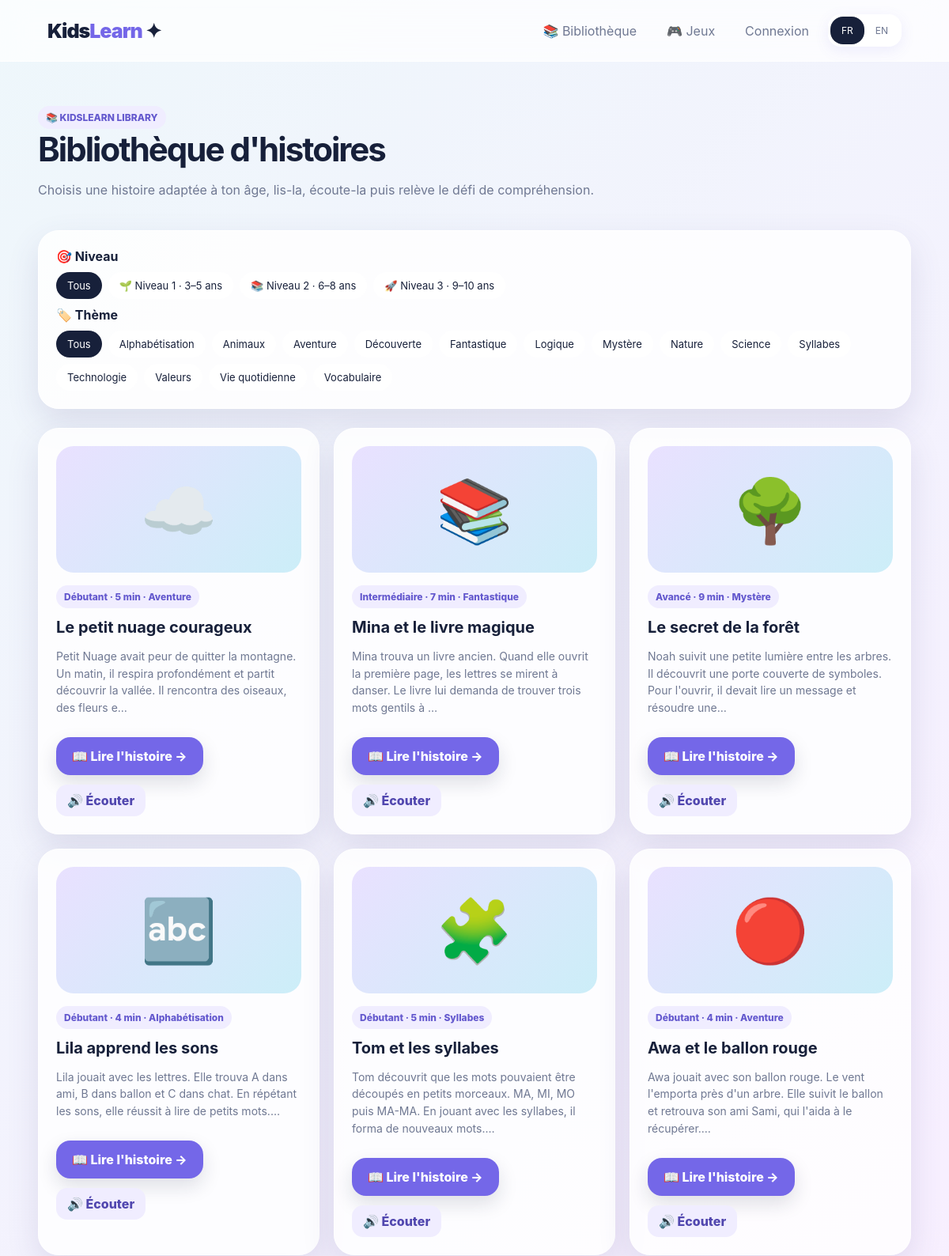
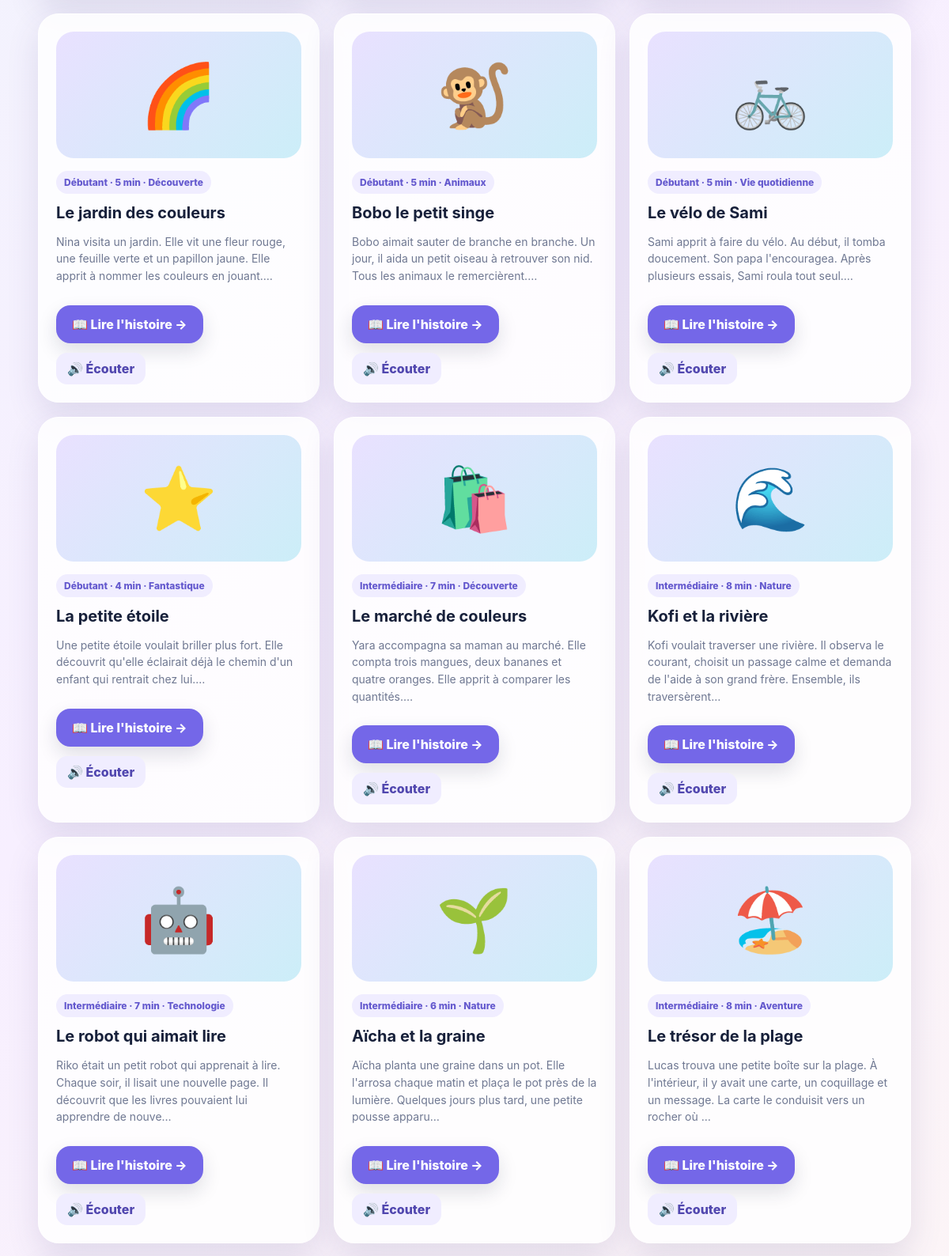
The page /library (upper part) on the database its author committed (2 pictures, top to bottom).
### tables this page shows
CREATE TABLE stories(
      id INTEGER PRIMARY KEY AUTOINCREMENT,title_fr TEXT NOT NULL,title_en TEXT NOT NULL,
      level TEXT NOT NULL,category TEXT NOT NULL,minutes INTEGER NOT NULL,emoji TEXT NOT NULL,
      text_fr TEXT NOT NULL,text_en TEXT NOT NULL
    );

### app.py (the view)
@app.get("/library")
def library():
    level=request.args.get("level", "").strip()
    category=request.args.get("category", "").strip()
    stories=get_stories(level or None)
    if category:
        stories=[s for s in stories if s["category"]==category]
    categories=sorted({s["category"] for s in get_stories()})
    return render_template("bibliothèque.html", stories=stories, selected_level=level, selected_category=category, categories=categories)

### app.py (called while the page is built)
@app.context_processor
def globals():
    return {"current_lang":session.get("lang","fr"),"langs":LANGS,"user":session.get("user")}

### database.py (called while the page is built)
def get_db():
    conn = sqlite3.connect(DB_PATH)
    conn.row_factory = sqlite3.Row
    return conn

def get_stories(level=None):
    conn=get_db()
    rows=conn.execute("SELECT * FROM stories "+("WHERE level=? " if level else "")+"ORDER BY id",
                      (level,) if level else ()).fetchall()
    conn.close(); return [dict(r) for r in rows]

### templates/bibliothèque.html (shortened to what this page needs)
{% extends "base.html" %}
{% block content %}
<div class="page-head">
  <span class="tag">📚 KIDSLEARN LIBRARY</span>
  <h1>{{ "Bibliothèque d'histoires" if current_lang=="fr" else "Story library" }}</h1>
  <p class="muted">{{ "Choisis une histoire adaptée à ton âge, lis-la, écoute-la puis relève le défi de compréhension." if current_lang=="fr" else "Choose an age-appropriate story, read or listen to it, then take the comprehension challenge." }}</p>
</div>
<div class="card library-toolbar">
  <strong>🎯 {{ "Niveau" if current_lang=="fr" else "Level" }}</strong>
  <div class="filters">
    <a class="{{ 'active' if not selected_level else '' }}" href="{{ url_for('library', category=selected_category) }}">{{ "Tous" if current_lang=="fr" else "All" }}</a>
    <a class="{{ 'active' if selected_level=='Débutant' else '' }}" href="{{ url_for('library', level='Débutant', category=selected_category) }}">🌱 {{ "Niveau 1 · 3–5 ans" if current_lang=="fr" else "Level 1 · ages 3–5" }}</a>
    <a class="{{ 'active' if selected_level=='Intermédiaire' else '' }}" href="{{ url_for('library', level='Intermédiaire', category=selected_category) }}">📚 {{ "Niveau 2 · 6–8 ans" if current_lang=="fr" else "Level 2 · ages 6–8" }}</a>
    <a class="{{ 'active' if selected_level=='Avancé' else '' }}" href="{{ url_for('library', level='Avancé', category=selected_category) }}">🚀 {{ "Niveau 3 · 9–10 ans" if current_lang=="fr" else "Level 3 · ages 9–10" }}</a>
  </div>
  <strong>🏷️ {{ "Thème" if current_lang=="fr" else "Theme" }}</strong>
  <div class="filters">
    <a class="{{ 'active' if not selected_category else '' }}" href="{{ url_for('library', level=selected_level) }}">{{ "Tous" if current_lang=="fr" else "All" }}</a>
    {% for c in categories %}<a class="{{ 'active' if selected_category==c else '' }}" href="{{ url_for('library', level=selected_level, category=c) }}">{{ c }}</a>{% endfor %}
  </div>
</div>
{% if stories %}
<section class="grid">
{% for s in stories %}
<article class="card story-card">
  <div class="story-cover">{{ s.emoji }}</div>
  <span class="tag">{{ s.level }} · {{ s.minutes }} min · {{ s.category }}</span>
  <h3>{{ s.title_fr if current_lang=="fr" else s.title_en }}</h3>
  <p>{{ (s.text_fr if current_lang=="fr" else s.text_en)[:150] }}…</p>
  <div class="actions">
    <a class="btn purple" href="{{ url_for('story', story_id=s.id) }}">📖 {{ "Lire l'histoire" if current_lang=="fr" else "Read story" }} →</a>
    <button class="small-btn" data-speak="{{ s.text_fr if current_lang=='fr' else s.text_en }}" data-lang="{{ current_lang }}">🔊 {{ "Écouter" if current_lang=="fr" else "Listen" }}</button>
  </div>
</article>
{% endfor %}
</section>
{% endif %}
{% endblock %}

### static/css/style.css (style rules this page uses)
:root { --ink:#17203a; --muted:#6f7892; --purple:#7467e8; --purple2:#a69cf5; --pink:#f6b7d2; --cream:#fffaf4; --blue:#bde8f7; --card:#ffffffd9; --shadow:0 16px 40px rgba(70,64,120,.13); --radius:26px; }
* { box-sizing:border-box }
body { margin:0;font-family:Inter,ui-sans-serif,system-ui,-apple-system,BlinkMacSystemFont,"Segoe UI",sans-serif;color:var(--ink);background:linear-gradient(135deg,#eef7fb 0%,#f7efff 48%,#fff8f1 100%);min-height:100vh }
a { text-decoration:none;color:inherit }
button,input,select { font:inherit }
.btn { display:inline-flex;align-items:center;gap:9px;border:0;padding:14px 20px;border-radius:18px;background:var(--ink);color:#fff;font-weight:800;cursor:pointer;box-shadow:0 10px 24px #17203a22 }
.btn.purple { background:var(--purple) }
.actions { display:flex;gap:12px;flex-wrap:wrap;margin-top:26px }
.muted { color:var(--muted) }
.grid { display:grid;grid-template-columns:repeat(3,1fr);gap:18px }
.card { background:var(--card);border:1px solid #fff;border-radius:var(--radius);box-shadow:var(--shadow);padding:22px }
.story-cover { height:160px;border-radius:22px;background:linear-gradient(135deg,#e9e1ff,#cceef8);display:flex;align-items:center;justify-content:center;font-size:78px;margin-bottom:16px }
.tag { display:inline-flex;padding:7px 10px;border-radius:999px;background:#f0edff;color:#6459ce;font-size:12px;font-weight:800 }
.story-card h3 { margin:12px 0 8px;font-size:20px }
.story-card p { color:var(--muted);line-height:1.55;font-size:14px }
.page-head { padding:22px 0 25px }
.page-head h1 { font-size:42px;margin:0 0 8px;letter-spacing:-2px }
.filters { display:flex;gap:8px;flex-wrap:wrap;margin-bottom:22px }
.filters a { background:#fff;padding:9px 14px;border-radius:999px;font-size:13px }
.filters a.active { background:var(--ink);color:#fff }
.small-btn { border:0;background:#f0edff;padding:10px 14px;border-radius:14px;cursor:pointer;font-weight:800;color:#5147af }
.library-toolbar { display:flex;flex-direction:column;gap:10px;margin-bottom:24px }
.library-toolbar .filters { margin:0 }

### rows shown on the page
stories: category "Alphabétisation", emoji "🔤", level "Débutant", minutes "4", title_fr "Lila apprend les sons", text_fr "Lila jouait avec les lettres. Elle trouva A dans ami, B dans ballon et C dans chat. En répétant les sons, elle réussit à lire de petits mots.", value "Lire l'histoire", value "Écouter"
stories: category "Animaux", emoji "🐒", level "Débutant", minutes "5", title_fr "Bobo le petit singe", text_fr "Bobo aimait sauter de branche en branche. Un jour, il aida un petit oiseau à retrouver son nid. Tous les animaux le remercièrent.", value "Lire l'histoire", value "Écouter"
stories: category "Aventure", emoji "☁️", level "Débutant", minutes "5", title_fr "Le petit nuage courageux", text_fr "Petit Nuage avait peur de quitter la montagne. Un matin, il respira profondément et partit découvrir la vallée. Il rencontra des oiseaux, des fleurs e", value "Lire l'histoire", value "Écouter"
stories: category "Découverte", emoji "🌈", level "Débutant", minutes "5", title_fr "Le jardin des couleurs", text_fr "Nina visita un jardin. Elle vit une fleur rouge, une feuille verte et un papillon jaune. Elle apprit à nommer les couleurs en jouant.", value "Lire l'histoire", value "Écouter"
stories: category "Fantastique", emoji "📚", level "Intermédiaire", minutes "7", title_fr "Mina et le livre magique", text_fr "Mina trouva un livre ancien. Quand elle ouvrit la première page, les lettres se mirent à danser. Le livre lui demanda de trouver trois mots gentils à", value "Lire l'histoire", value "Écouter"
stories: category "Logique"
stories: category "Mystère", emoji "🌳", level "Avancé", minutes "9", title_fr "Le secret de la forêt", text_fr "Noah suivit une petite lumière entre les arbres. Il découvrit une porte couverte de symboles. Pour l'ouvrir, il devait lire un message et résoudre une", value "Lire l'histoire", value "Écouter"
stories: category "Nature", emoji "🌊", level "Intermédiaire", minutes "8", title_fr "Kofi et la rivière", text_fr "Kofi voulait traverser une rivière. Il observa le courant, choisit un passage calme et demanda de l'aide à son grand frère. Ensemble, ils traversèrent", value "Lire l'histoire", value "Écouter"
stories: category "Science"
stories: category "Syllabes", emoji "🧩", level "Débutant", minutes "5", title_fr "Tom et les syllabes", text_fr "Tom découvrit que les mots pouvaient être découpés en petits morceaux. MA, MI, MO puis MA-MA. En jouant avec les syllabes, il forma de nouveaux mots.", value "Lire l'histoire", value "Écouter"
stories: category "Technologie", emoji "🤖", level "Intermédiaire", minutes "7", title_fr "Le robot qui aimait lire", text_fr "Riko était un petit robot qui apprenait à lire. Chaque soir, il lisait une nouvelle page. Il découvrit que les livres pouvaient lui apprendre de nouve", value "Lire l'histoire", value "Écouter"
stories: category "Valeurs"
stories: category "Vie quotidienne", emoji "🚲", level "Débutant", minutes "5", title_fr "Le vélo de Sami", text_fr "Sami apprit à faire du vélo. Au début, il tomba doucement. Son papa l'encouragea. Après plusieurs essais, Sami roula tout seul.", value "Lire l'histoire", value "Écouter"
stories: category "Vocabulaire"
stories: emoji "🔴", level "Débutant", minutes "4", category "Aventure", title_fr "Awa et le ballon rouge", text_fr "Awa jouait avec son ballon rouge. Le vent l'emporta près d'un arbre. Elle suivit le ballon et retrouva son ami Sami, qui l'aida à le récupérer.", value "Lire l'histoire", value "Écouter"
stories: emoji "⭐", level "Débutant", minutes "4", category "Fantastique", title_fr "La petite étoile", text_fr "Une petite étoile voulait briller plus fort. Elle découvrit qu'elle éclairait déjà le chemin d'un enfant qui rentrait chez lui.", value "Lire l'histoire", value "Écouter"
stories: emoji "🛍️", level "Intermédiaire", minutes "7", category "Découverte", title_fr "Le marché de couleurs", text_fr "Yara accompagna sa maman au marché. Elle compta trois mangues, deux bananes et quatre oranges. Elle apprit à comparer les quantités.", value "Lire l'histoire", value "Écouter"
stories: emoji "🌱", level "Intermédiaire", minutes "6", category "Nature", title_fr "Aïcha et la graine", text_fr "Aïcha planta une graine dans un pot. Elle l'arrosa chaque matin et plaça le pot près de la lumière. Quelques jours plus tard, une petite pousse apparu", value "Lire l'histoire", value "Écouter"
stories: emoji "🏖️", level "Intermédiaire", minutes "8", category "Aventure", title_fr "Le trésor de la plage", text_fr "Lucas trouva une petite boîte sur la plage. À l'intérieur, il y avait une carte, un coquillage et un message. La carte le conduisit vers un rocher où", value "Lire l'histoire", value "Écouter"

### other values the page prints
{{ 'Bibliothèque' if current_lang=='fr' else 'Library' }} "Bibliothèque"
{{ 'Jeux' if current_lang=='fr' else 'Games' }} "Jeux"
{{ 'Connexion' if current_lang=='fr' else 'Login' }} "Connexion"
{{ "Bibliothèque d'histoires" if current_lang=="fr" else "Story library" }} "Bibliothèque d'histoires"
{{ "Niveau" if current_lang=="fr" else "Level" }} "Niveau"
{{ "Tous" if current_lang=="fr" else "All" }} "Tous"
{{ "Niveau 1 · 3–5 ans" if current_lang=="fr" else "Level 1 · ages 3–5" }} "Niveau 1 · 3–5 ans"
{{ "Niveau 2 · 6–8 ans" if current_lang=="fr" else "Level 2 · ages 6–8" }} "Niveau 2 · 6–8 ans"
{{ "Niveau 3 · 9–10 ans" if current_lang=="fr" else "Level 3 · ages 9–10" }} "Niveau 3 · 9–10 ans"
{{ "Thème" if current_lang=="fr" else "Theme" }} "Thème"
